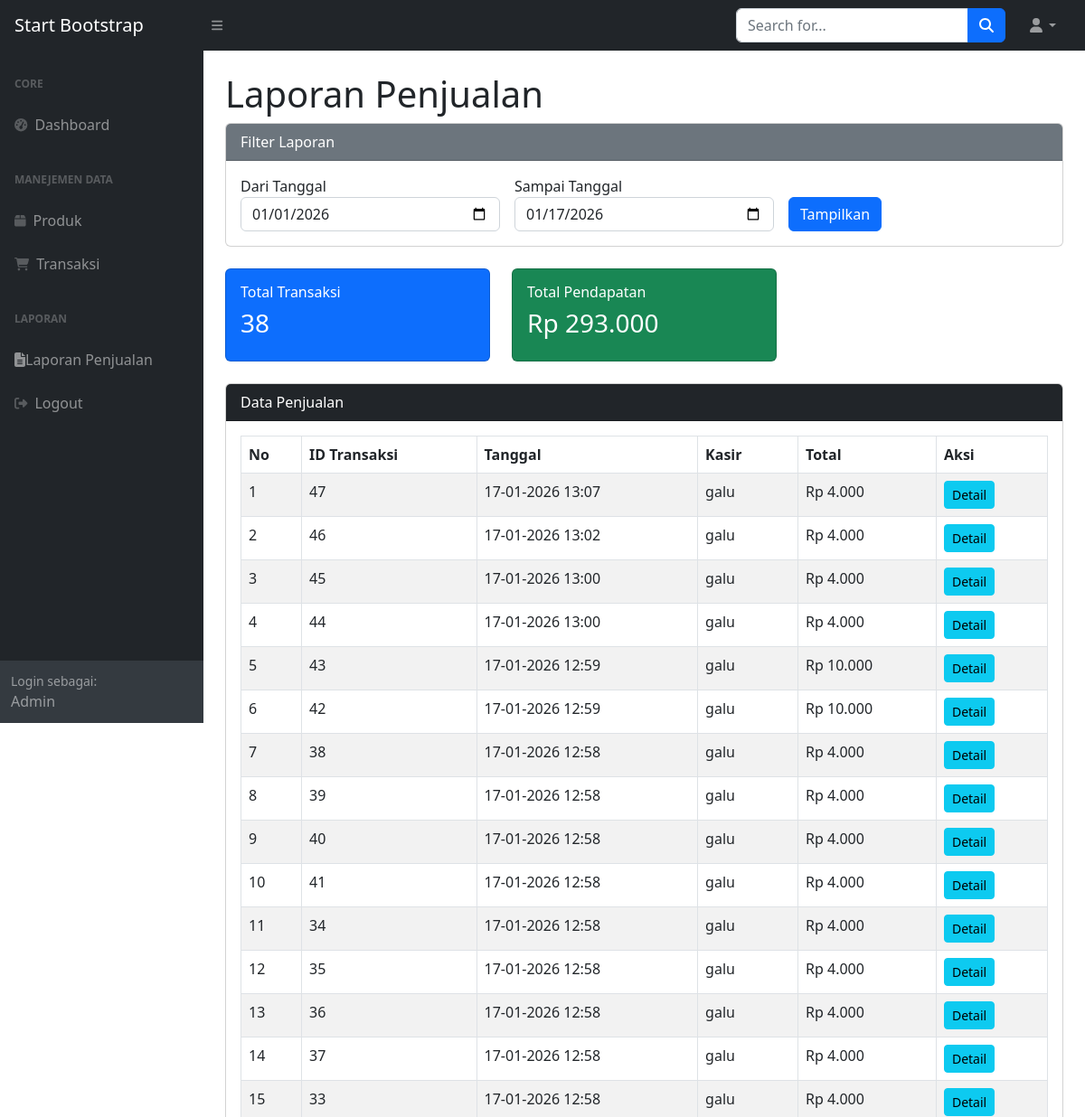
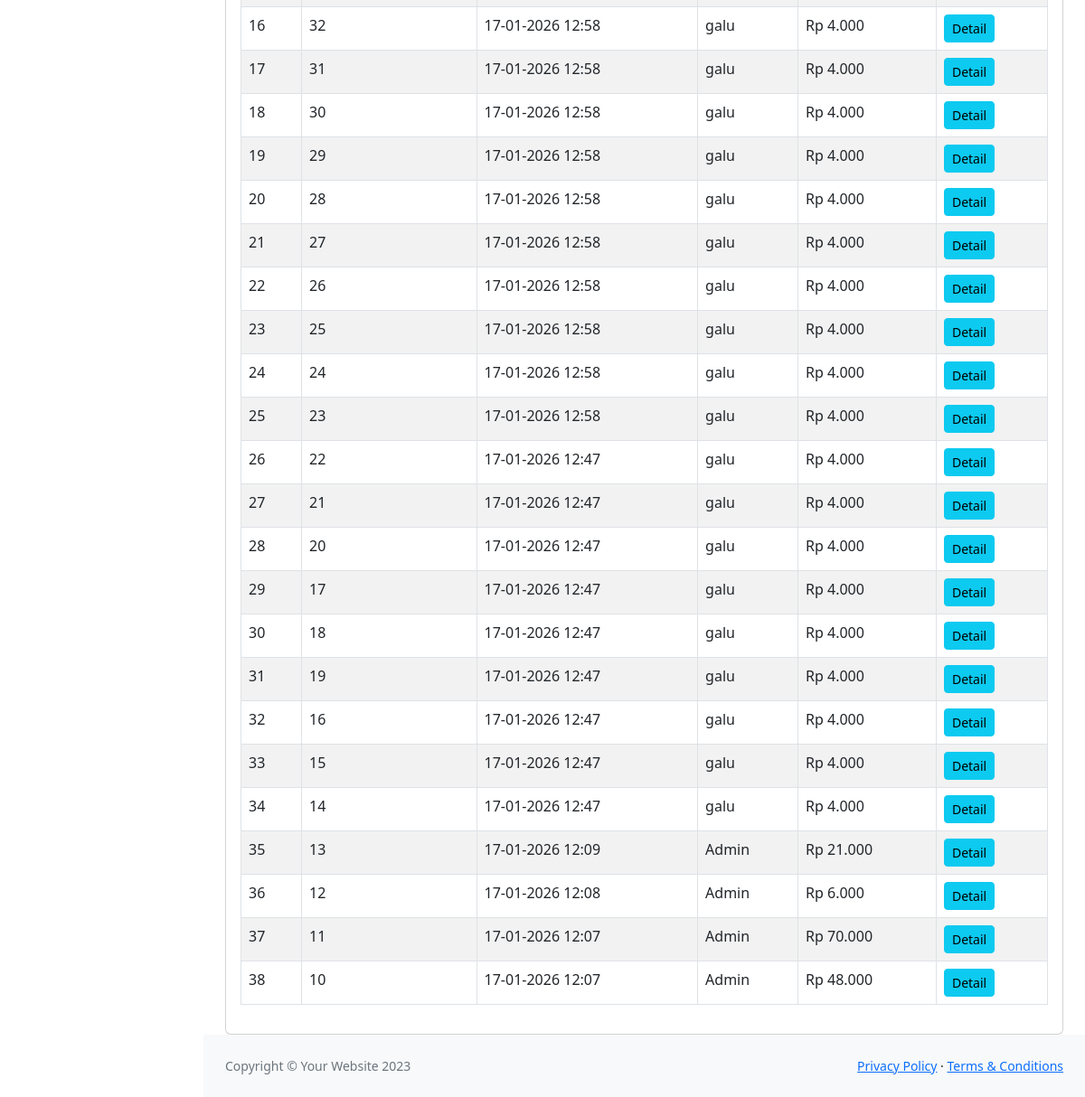
Page /index.php?hal=laporan_penjualan on the committed database (2 pictures, top to bottom).
### tables this page shows
CREATE TABLE `transaksi` (
  `id_transaksi` int NOT NULL,
  `tanggal` datetime NOT NULL,
  `total_harga` decimal(10,2) NOT NULL,
  `kasir` varchar(50) NOT NULL
);

### pages/laporan_penjualan.php (the view, shortened to what this page needs)
<?php
require_once(__DIR__ . '/../includes/config.php');
$dari = $_GET['dari'] ?? date('Y-m-01');
$sampai = $_GET['sampai'] ?? date('Y-m-d');
$sql = "
    SELECT
        t.id_transaksi,
        t.tanggal,
        t.total_harga,
        t.kasir
    FROM transaksi t
    WHERE DATE(t.tanggal) BETWEEN '$dari' AND '$sampai'
    ORDER BY t.tanggal DESC
";
$result = $conn->query($sql);
$totalPendapatan = 0;
$totalTransaksi  = $result ? $result->num_rows : 0;
?>
<div class="container-fluid px-4">
    <h1 class="mt-4">Laporan Penjualan</h1>
    <div class="card mb-4">
        <div class="card-header bg-secondary text-white">
            Filter Laporan
        </div>
        <div class="card-body">
            <form method="GET" class="row g-3">
                <div class="col-md-4">
                    <label>Dari Tanggal</label>
                    <input type="date" name="dari" class="form-control" value="<?= $dari ?>">
                </div>
                <div class="col-md-4">
                    <label>Sampai Tanggal</label>
                    <input type="date" name="sampai" class="form-control" value="<?= $sampai ?>">
                </div>
                <div class="col-md-4 d-flex align-items-end">
                    <button class="btn btn-primary">
                        Tampilkan
                    </button>
                </div>
            </form>
        </div>
    </div>
    <div class="row mb-4">
        <div class="col-md-4">
            <div class="card bg-primary text-white">
                <div class="card-body">
                    <h6>Total Transaksi</h6>
                    <h3><?= $totalTransaksi ?></h3>
                </div>
            </div>
        </div>
        <div class="col-md-4">
            <div class="card bg-success text-white">
                <div class="card-body">
                    <h6>Total Pendapatan</h6>
                    <?php
                    if ($result) {
                        mysqli_data_seek($result, 0);
                        while ($r = $result->fetch_assoc()) {
                            $totalPendapatan += $r['total_harga'];
                        }
                        mysqli_data_seek($result, 0);
                    }
                    ?>
                    <h3>Rp <?= number_format($totalPendapatan, 0, ',', '.') ?></h3>
                </div>
            </div>
        </div>
    </div>
    <div class="card">
        <div class="card-header bg-dark text-white">
            Data Penjualan
        </div>
        <div class="card-body">
            <table class="table table-bordered table-striped">
                <thead>
                    <tr>
                        <th>No</th>
                        <th>ID Transaksi</th>
                        <th>Tanggal</th>
                        <th>Kasir</th>
                        <th>Total</th>
                        <th>Aksi</th>
                    </tr>
                </thead>
                <tbody>
                <?php if ($result && $result->num_rows > 0): ?>
                    <?php $no = 1; ?>
                    <?php while($t = $result->fetch_assoc()): ?>
                    <tr>
                        <td><?= $no++ ?></td>
                        <td><?= $t['id_transaksi'] ?></td>
                        <td><?= date('d-m-Y H:i', strtotime($t['tanggal'])) ?></td>
                        <td><?= $t['kasir'] ?></td>
                        <td>Rp <?= number_format($t['total_harga'], 0, ',', '.') ?></td>
                        <td>
                            <a href="index.php?hal=detail_transaksi&id=<?= $t['id_transaksi'] ?>"
                               class="btn btn-info btn-sm">
                               Detail
                            </a>
                        </td>
                    </tr>
                    <?php endwhile; ?>
                <?php endif; ?>
                </tbody>
            </table>
        </div>
    </div>
</div>

### rows in the picture
transaksi: id_transaksi "47", tanggal "17-01-2026 13:07", kasir "galu", total_harga "4.000"
transaksi: id_transaksi "46", tanggal "17-01-2026 13:02", kasir "galu", total_harga "4.000"
transaksi: id_transaksi "45", tanggal "17-01-2026 13:00", kasir "galu", total_harga "4.000"
transaksi: id_transaksi "44", tanggal "17-01-2026 13:00", kasir "galu", total_harga "4.000"
transaksi: id_transaksi "43", tanggal "17-01-2026 12:59", kasir "galu", total_harga "10.000"
transaksi: id_transaksi "42", tanggal "17-01-2026 12:59", kasir "galu", total_harga "10.000"
transaksi: id_transaksi "38", tanggal "17-01-2026 12:58", kasir "galu", total_harga "4.000"
transaksi: id_transaksi "39", tanggal "17-01-2026 12:58", kasir "galu", total_harga "4.000"
transaksi: id_transaksi "40", tanggal "17-01-2026 12:58", kasir "galu", total_harga "4.000"
transaksi: id_transaksi "41", tanggal "17-01-2026 12:58", kasir "galu", total_harga "4.000"
transaksi: id_transaksi "34", tanggal "17-01-2026 12:58", kasir "galu", total_harga "4.000"
transaksi: id_transaksi "35", tanggal "17-01-2026 12:58", kasir "galu", total_harga "4.000"
transaksi: id_transaksi "36", tanggal "17-01-2026 12:58", kasir "galu", total_harga "4.000"
transaksi: id_transaksi "37", tanggal "17-01-2026 12:58", kasir "galu", total_harga "4.000"
transaksi: id_transaksi "33", tanggal "17-01-2026 12:58", kasir "galu", total_harga "4.000"
transaksi: id_transaksi "32", tanggal "17-01-2026 12:58", kasir "galu", total_harga "4.000"
transaksi: id_transaksi "31", tanggal "17-01-2026 12:58", kasir "galu", total_harga "4.000"
transaksi: id_transaksi "30", tanggal "17-01-2026 12:58", kasir "galu", total_harga "4.000"
transaksi: id_transaksi "29", tanggal "17-01-2026 12:58", kasir "galu", total_harga "4.000"
transaksi: id_transaksi "28", tanggal "17-01-2026 12:58", kasir "galu", total_harga "4.000"
transaksi: id_transaksi "27", tanggal "17-01-2026 12:58", kasir "galu", total_harga "4.000"
transaksi: id_transaksi "26", tanggal "17-01-2026 12:58", kasir "galu", total_harga "4.000"
transaksi: id_transaksi "25", tanggal "17-01-2026 12:58", kasir "galu", total_harga "4.000"
transaksi: id_transaksi "24", tanggal "17-01-2026 12:58", kasir "galu", total_harga "4.000"
transaksi: id_transaksi "23", tanggal "17-01-2026 12:58", kasir "galu", total_harga "4.000"
transaksi: id_transaksi "22", tanggal "17-01-2026 12:47", kasir "galu", total_harga "4.000"
transaksi: id_transaksi "21", tanggal "17-01-2026 12:47", kasir "galu", total_harga "4.000"
transaksi: id_transaksi "20", tanggal "17-01-2026 12:47", kasir "galu", total_harga "4.000"
transaksi: id_transaksi "17", tanggal "17-01-2026 12:47", kasir "galu", total_harga "4.000"
transaksi: id_transaksi "18", tanggal "17-01-2026 12:47", kasir "galu", total_harga "4.000"
transaksi: id_transaksi "19", tanggal "17-01-2026 12:47", kasir "galu", total_harga "4.000"
transaksi: id_transaksi "16", tanggal "17-01-2026 12:47", kasir "galu", total_harga "4.000"
transaksi: id_transaksi "15", tanggal "17-01-2026 12:47", kasir "galu", total_harga "4.000"
transaksi: id_transaksi "14", tanggal "17-01-2026 12:47", kasir "galu", total_harga "4.000"
transaksi: id_transaksi "13", tanggal "17-01-2026 12:09", kasir "Admin", total_harga "21.000"
transaksi: id_transaksi "12", tanggal "17-01-2026 12:08", kasir "Admin", total_harga "6.000"
transaksi: id_transaksi "11", tanggal "17-01-2026 12:07", kasir "Admin", total_harga "70.000"
transaksi: id_transaksi "10", tanggal "17-01-2026 12:07", kasir "Admin", total_harga "48.000"

### other values in the picture
$_SESSION['username'] "Admin"
$totalTransaksi "38"
$totalPendapatan "293.000"
